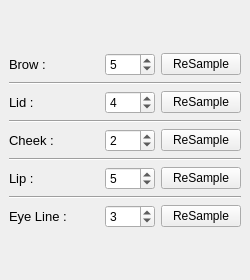
<?xml version="1.0" encoding="UTF-8"?>
<ui version="4.0">
 <class>reSampleMainWindow</class>
 <widget class="QMainWindow" name="reSampleMainWindow">
  <property name="geometry">
   <rect>
    <x>0</x>
    <y>0</y>
    <width>250</width>
    <height>280</height>
   </rect>
  </property>
  <property name="minimumSize">
   <size>
    <width>250</width>
    <height>280</height>
   </size>
  </property>
  <property name="maximumSize">
   <size>
    <width>16777215</width>
    <height>16777215</height>
   </size>
  </property>
  <property name="windowTitle">
   <string>ReSample</string>
  </property>
  <widget class="QWidget" name="centralwidget">
   <layout class="QVBoxLayout" name="verticalLayout">
    <item>
     <spacer name="verticalSpacer">
      <property name="orientation">
       <enum>Qt::Vertical</enum>
      </property>
      <property name="sizeHint" stdset="0">
       <size>
        <width>20</width>
        <height>40</height>
       </size>
      </property>
     </spacer>
    </item>
    <item>
     <layout class="QHBoxLayout" name="horizontalLayout">
      <item>
       <widget class="QLabel" name="label">
        <property name="minimumSize">
         <size>
          <width>100</width>
          <height>0</height>
         </size>
        </property>
        <property name="styleSheet">
         <string notr="true">font: 10pt;</string>
        </property>
        <property name="text">
         <string>Brow :</string>
        </property>
        <property name="textFormat">
         <enum>Qt::AutoText</enum>
        </property>
       </widget>
      </item>
      <item>
       <spacer name="horizontalSpacer">
        <property name="orientation">
         <enum>Qt::Horizontal</enum>
        </property>
        <property name="sizeHint" stdset="0">
         <size>
          <width>40</width>
          <height>20</height>
         </size>
        </property>
       </spacer>
      </item>
      <item>
       <widget class="QSpinBox" name="brow_spinBox">
        <property name="minimumSize">
         <size>
          <width>50</width>
          <height>0</height>
         </size>
        </property>
        <property name="minimum">
         <number>0</number>
        </property>
        <property name="maximum">
         <number>10</number>
        </property>
        <property name="value">
         <number>5</number>
        </property>
       </widget>
      </item>
      <item>
       <widget class="QPushButton" name="pt_brow">
        <property name="maximumSize">
         <size>
          <width>80</width>
          <height>16777215</height>
         </size>
        </property>
        <property name="text">
         <string>ReSample</string>
        </property>
       </widget>
      </item>
     </layout>
    </item>
    <item>
     <widget class="Line" name="line">
      <property name="orientation">
       <enum>Qt::Horizontal</enum>
      </property>
     </widget>
    </item>
    <item>
     <layout class="QHBoxLayout" name="horizontalLayout_2">
      <item>
       <widget class="QLabel" name="label_2">
        <property name="minimumSize">
         <size>
          <width>100</width>
          <height>0</height>
         </size>
        </property>
        <property name="styleSheet">
         <string notr="true">font: 10pt;</string>
        </property>
        <property name="text">
         <string>Lid :</string>
        </property>
       </widget>
      </item>
      <item>
       <spacer name="horizontalSpacer_4">
        <property name="orientation">
         <enum>Qt::Horizontal</enum>
        </property>
        <property name="sizeHint" stdset="0">
         <size>
          <width>40</width>
          <height>20</height>
         </size>
        </property>
       </spacer>
      </item>
      <item>
       <widget class="QSpinBox" name="lid_spinBox">
        <property name="minimumSize">
         <size>
          <width>50</width>
          <height>0</height>
         </size>
        </property>
        <property name="maximum">
         <number>10</number>
        </property>
        <property name="value">
         <number>4</number>
        </property>
       </widget>
      </item>
      <item>
       <widget class="QPushButton" name="pt_lid">
        <property name="maximumSize">
         <size>
          <width>80</width>
          <height>16777215</height>
         </size>
        </property>
        <property name="text">
         <string>ReSample</string>
        </property>
       </widget>
      </item>
     </layout>
    </item>
    <item>
     <widget class="Line" name="line_2">
      <property name="orientation">
       <enum>Qt::Horizontal</enum>
      </property>
     </widget>
    </item>
    <item>
     <layout class="QHBoxLayout" name="horizontalLayout_4">
      <item>
       <widget class="QLabel" name="label_4">
        <property name="minimumSize">
         <size>
          <width>100</width>
          <height>0</height>
         </size>
        </property>
        <property name="styleSheet">
         <string notr="true">font: 10pt;</string>
        </property>
        <property name="text">
         <string>Cheek :</string>
        </property>
       </widget>
      </item>
      <item>
       <spacer name="horizontalSpacer_8">
        <property name="orientation">
         <enum>Qt::Horizontal</enum>
        </property>
        <property name="sizeHint" stdset="0">
         <size>
          <width>40</width>
          <height>20</height>
         </size>
        </property>
       </spacer>
      </item>
      <item>
       <widget class="QSpinBox" name="cheek_spinBox">
        <property name="minimumSize">
         <size>
          <width>50</width>
          <height>0</height>
         </size>
        </property>
        <property name="maximum">
         <number>10</number>
        </property>
        <property name="value">
         <number>2</number>
        </property>
       </widget>
      </item>
      <item>
       <widget class="QPushButton" name="pt_cheek">
        <property name="maximumSize">
         <size>
          <width>80</width>
          <height>16777215</height>
         </size>
        </property>
        <property name="text">
         <string>ReSample</string>
        </property>
       </widget>
      </item>
     </layout>
    </item>
    <item>
     <widget class="Line" name="line_3">
      <property name="orientation">
       <enum>Qt::Horizontal</enum>
      </property>
     </widget>
    </item>
    <item>
     <layout class="QHBoxLayout" name="horizontalLayout_5">
      <item>
       <widget class="QLabel" name="label_5">
        <property name="minimumSize">
         <size>
          <width>100</width>
          <height>0</height>
         </size>
        </property>
        <property name="styleSheet">
         <string notr="true">font: 10pt;</string>
        </property>
        <property name="text">
         <string>Lip :</string>
        </property>
       </widget>
      </item>
      <item>
       <spacer name="horizontalSpacer_10">
        <property name="orientation">
         <enum>Qt::Horizontal</enum>
        </property>
        <property name="sizeHint" stdset="0">
         <size>
          <width>40</width>
          <height>20</height>
         </size>
        </property>
       </spacer>
      </item>
      <item>
       <widget class="QSpinBox" name="lipUpper_spinBox">
        <property name="minimumSize">
         <size>
          <width>50</width>
          <height>0</height>
         </size>
        </property>
        <property name="maximum">
         <number>10</number>
        </property>
        <property name="value">
         <number>5</number>
        </property>
       </widget>
      </item>
      <item>
       <widget class="QPushButton" name="pt_lip">
        <property name="minimumSize">
         <size>
          <width>0</width>
          <height>0</height>
         </size>
        </property>
        <property name="maximumSize">
         <size>
          <width>80</width>
          <height>16777215</height>
         </size>
        </property>
        <property name="text">
         <string>ReSample</string>
        </property>
       </widget>
      </item>
     </layout>
    </item>
    <item>
     <widget class="Line" name="line_4">
      <property name="orientation">
       <enum>Qt::Horizontal</enum>
      </property>
     </widget>
    </item>
    <item>
     <layout class="QHBoxLayout" name="horizontalLayout_6">
      <item>
       <widget class="QLabel" name="label_6">
        <property name="minimumSize">
         <size>
          <width>100</width>
          <height>0</height>
         </size>
        </property>
        <property name="styleSheet">
         <string notr="true">font: 10pt;</string>
        </property>
        <property name="text">
         <string>Eye Line :</string>
        </property>
       </widget>
      </item>
      <item>
       <spacer name="horizontalSpacer_12">
        <property name="orientation">
         <enum>Qt::Horizontal</enum>
        </property>
        <property name="sizeHint" stdset="0">
         <size>
          <width>40</width>
          <height>20</height>
         </size>
        </property>
       </spacer>
      </item>
      <item>
       <widget class="QSpinBox" name="lipUpper_spinBox_2">
        <property name="minimumSize">
         <size>
          <width>50</width>
          <height>0</height>
         </size>
        </property>
        <property name="maximum">
         <number>10</number>
        </property>
        <property name="value">
         <number>3</number>
        </property>
       </widget>
      </item>
      <item>
       <widget class="QPushButton" name="pt_eyeline">
        <property name="minimumSize">
         <size>
          <width>0</width>
          <height>0</height>
         </size>
        </property>
        <property name="maximumSize">
         <size>
          <width>80</width>
          <height>16777215</height>
         </size>
        </property>
        <property name="text">
         <string>ReSample</string>
        </property>
       </widget>
      </item>
     </layout>
    </item>
    <item>
     <spacer name="verticalSpacer_2">
      <property name="orientation">
       <enum>Qt::Vertical</enum>
      </property>
      <property name="sizeHint" stdset="0">
       <size>
        <width>20</width>
        <height>40</height>
       </size>
      </property>
     </spacer>
    </item>
   </layout>
  </widget>
 </widget>
 <resources/>
 <connections/>
</ui>
